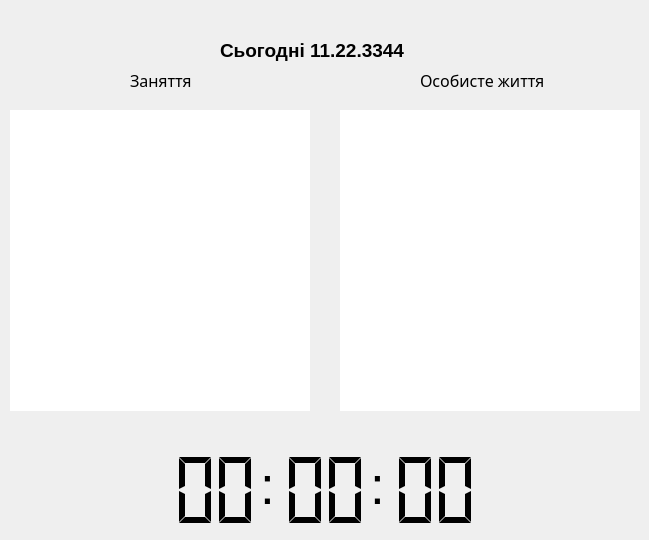
    <widget class="QWidget" name="tabToday">
     <attribute name="title">
      <string>Сьогодні</string>
     </attribute>
     <widget class="QLCDNumber" name="lcdMinutesBIG">
      <property name="geometry">
       <rect>
        <x>280</x>
        <y>450</y>
        <width>51</width>
        <height>81</height>
       </rect>
      </property>
      <property name="font">
       <font>
        <family>MT Extra</family>
       </font>
      </property>
      <property name="frameShape">
       <enum>QFrame::NoFrame</enum>
      </property>
      <property name="smallDecimalPoint">
       <bool>false</bool>
      </property>
      <property name="digitCount">
       <number>1</number>
      </property>
      <property name="segmentStyle">
       <enum>QLCDNumber::Flat</enum>
      </property>
      <property name="value" stdset="0">
       <double>99.000000000000000</double>
      </property>
      <property name="intValue" stdset="0">
       <number>99</number>
      </property>
     </widget>
     <widget class="QLabel" name="labelTodayDate">
      <property name="geometry">
       <rect>
        <x>220</x>
        <y>30</y>
        <width>211</width>
        <height>41</height>
       </rect>
      </property>
      <property name="font">
       <font>
        <pointsize>14</pointsize>
        <weight>75</weight>
        <bold>true</bold>
       </font>
      </property>
      <property name="text">
       <string>Сьогодні 11.22.3344</string>
      </property>
     </widget>
     <widget class="QLabel" name="label_8">
      <property name="geometry">
       <rect>
        <x>130</x>
        <y>70</y>
        <width>71</width>
        <height>21</height>
       </rect>
      </property>
      <property name="font">
       <font>
        <family>MS Reference Sans Serif</family>
        <pointsize>12</pointsize>
        <weight>50</weight>
        <bold>false</bold>
       </font>
      </property>
      <property name="text">
       <string>Заняття</string>
      </property>
     </widget>
     <widget class="QLabel" name="label_9">
      <property name="geometry">
       <rect>
        <x>420</x>
        <y>70</y>
        <width>141</width>
        <height>20</height>
       </rect>
      </property>
      <property name="font">
       <font>
        <family>MS Reference Sans Serif</family>
        <pointsize>12</pointsize>
        <weight>50</weight>
        <bold>false</bold>
       </font>
      </property>
      <property name="text">
       <string>Особисте життя</string>
      </property>
     </widget>
     <widget class="QTableWidget" name="tableTodayBusiness">
      <property name="geometry">
       <rect>
        <x>10</x>
        <y>110</y>
        <width>300</width>
        <height>301</height>
       </rect>
      </property>
      <property name="styleSheet">
       <string notr="true">QHeaderView::section {
    background-color: #ff911c;
    padding: 4px;
    font-size: 9pt;
color: #ffffff;
    border-style: none;
    border-bottom: 1px solid #ffffff;
    border-right: 1px solid #ffffff;
}

QHeaderView::section:horizontal
{
    border-top: 1px solid #ffffff;
}

QHeaderView::section:vertical
{
    border-left: 1px solid #ffffff;
}
QTableWidget {
    gridline-color: #ffffff;
color: #000000;
}
QTableWidget QTableCornerButton::section {
    border: 1px solid #ffffff;
}
QTableWidget::item{ 
    background-color: #ffebb0; 
}
QTableWidget::item:selected{
 background-color: #ffd65e;
 }</string>
      </property>
      <property name="frameShape">
       <enum>QFrame::NoFrame</enum>
      </property>
      <property name="horizontalScrollBarPolicy">
       <enum>Qt::ScrollBarAlwaysOff</enum>
      </property>
      <property name="selectionBehavior">
       <enum>QAbstractItemView::SelectRows</enum>
      </property>
      <attribute name="horizontalHeaderVisible">
       <bool>false</bool>
      </attribute>
     </widget>
     <widget class="QTableWidget" name="tableTodayPesonalLife">
      <property name="geometry">
       <rect>
        <x>340</x>
        <y>110</y>
        <width>300</width>
        <height>301</height>
       </rect>
      </property>
      <property name="styleSheet">
       <string notr="true">QHeaderView::section {
    background-color: #ff911c;
    padding: 4px;
    font-size: 9pt;
color: #ffffff;
    border-style: none;
    border-bottom: 1px solid #ffffff;
    border-right: 1px solid #ffffff;
}

QHeaderView::section:horizontal
{
    border-top: 1px solid #ffffff;
}

QHeaderView::section:vertical
{
    border-left: 1px solid #ffffff;
}
QTableWidget {
    gridline-color: #ffffff;
color: #000000;
}
QTableWidget QTableCornerButton::section {
    border: 1px solid #ffffff;
}
QTableWidget::item{ 
    background-color: #ffebb0; 
}
QTableWidget::item:selected{
 background-color: #ffd65e;
 }</string>
      </property>
      <property name="frameShape">
       <enum>QFrame::NoFrame</enum>
      </property>
      <property name="horizontalScrollBarPolicy">
       <enum>Qt::ScrollBarAlwaysOff</enum>
      </property>
      <property name="selectionBehavior">
       <enum>QAbstractItemView::SelectRows</enum>
      </property>
      <attribute name="horizontalHeaderVisible">
       <bool>false</bool>
      </attribute>
     </widget>
     <widget class="QLCDNumber" name="lcdHoursBIG">
      <property name="geometry">
       <rect>
        <x>170</x>
        <y>450</y>
        <width>51</width>
        <height>81</height>
       </rect>
      </property>
      <property name="font">
       <font>
        <family>MT Extra</family>
       </font>
      </property>
      <property name="frameShape">
       <enum>QFrame::NoFrame</enum>
      </property>
      <property name="smallDecimalPoint">
       <bool>false</bool>
      </property>
      <property name="digitCount">
       <number>1</number>
      </property>
      <property name="segmentStyle">
       <enum>QLCDNumber::Flat</enum>
      </property>
      <property name="value" stdset="0">
       <double>99.000000000000000</double>
      </property>
      <property name="intValue" stdset="0">
       <number>99</number>
      </property>
     </widget>
     <widget class="QLCDNumber" name="lcdSecondsBIG">
      <property name="geometry">
       <rect>
        <x>390</x>
        <y>450</y>
        <width>51</width>
        <height>81</height>
       </rect>
      </property>
      <property name="font">
       <font>
        <family>MT Extra</family>
       </font>
      </property>
      <property name="frameShape">
       <enum>QFrame::NoFrame</enum>
      </property>
      <property name="smallDecimalPoint">
       <bool>false</bool>
      </property>
      <property name="digitCount">
       <number>1</number>
      </property>
      <property name="segmentStyle">
       <enum>QLCDNumber::Flat</enum>
      </property>
      <property name="value" stdset="0">
       <double>99.000000000000000</double>
      </property>
      <property name="intValue" stdset="0">
       <number>99</number>
      </property>
     </widget>
     <widget class="QLabel" name="label_7">
      <property name="geometry">
       <rect>
        <x>260</x>
        <y>450</y>
        <width>21</width>
        <height>71</height>
       </rect>
      </property>
      <property name="font">
       <font>
        <pointsize>40</pointsize>
       </font>
      </property>
      <property name="text">
       <string>:</string>
      </property>
     </widget>
     <widget class="QLabel" name="label_17">
      <property name="geometry">
       <rect>
        <x>370</x>
        <y>450</y>
        <width>21</width>
        <height>71</height>
       </rect>
      </property>
      <property name="font">
       <font>
        <pointsize>40</pointsize>
       </font>
      </property>
      <property name="text">
       <string>:</string>
      </property>
     </widget>
     <widget class="QLCDNumber" name="lcdHoursLIT">
      <property name="geometry">
       <rect>
        <x>210</x>
        <y>450</y>
        <width>51</width>
        <height>81</height>
       </rect>
      </property>
      <property name="font">
       <font>
        <family>MT Extra</family>
       </font>
      </property>
      <property name="frameShape">
       <enum>QFrame::NoFrame</enum>
      </property>
      <property name="smallDecimalPoint">
       <bool>false</bool>
      </property>
      <property name="digitCount">
       <number>1</number>
      </property>
      <property name="segmentStyle">
       <enum>QLCDNumber::Flat</enum>
      </property>
      <property name="value" stdset="0">
       <double>99.000000000000000</double>
      </property>
      <property name="intValue" stdset="0">
       <number>99</number>
      </property>
     </widget>
     <widget class="QLCDNumber" name="lcdMinutesLIT">
      <property name="geometry">
       <rect>
        <x>320</x>
        <y>450</y>
        <width>51</width>
        <height>81</height>
       </rect>
      </property>
      <property name="font">
       <font>
        <family>MT Extra</family>
       </font>
      </property>
      <property name="frameShape">
       <enum>QFrame::NoFrame</enum>
      </property>
      <property name="smallDecimalPoint">
       <bool>false</bool>
      </property>
      <property name="digitCount">
       <number>1</number>
      </property>
      <property name="segmentStyle">
       <enum>QLCDNumber::Flat</enum>
      </property>
      <property name="value" stdset="0">
       <double>99.000000000000000</double>
      </property>
      <property name="intValue" stdset="0">
       <number>99</number>
      </property>
     </widget>
     <widget class="QLCDNumber" name="lcdSecondsLIT">
      <property name="geometry">
       <rect>
        <x>430</x>
        <y>450</y>
        <width>51</width>
        <height>81</height>
       </rect>
      </property>
      <property name="font">
       <font>
        <family>MT Extra</family>
       </font>
      </property>
      <property name="frameShape">
       <enum>QFrame::NoFrame</enum>
      </property>
      <property name="smallDecimalPoint">
       <bool>false</bool>
      </property>
      <property name="digitCount">
       <number>1</number>
      </property>
      <property name="segmentStyle">
       <enum>QLCDNumber::Flat</enum>
      </property>
      <property name="value" stdset="0">
       <double>99.000000000000000</double>
      </property>
      <property name="intValue" stdset="0">
       <number>99</number>
      </property>
     </widget>
    </widget>
